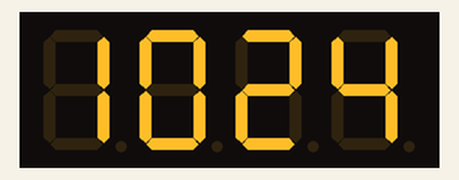
Recording of a sketch running on a simulated ESP8266 (NodeMCU). On the bench: 4-digit seven-segment display. WiFi joins after 1.5 s; servers stay silent unless stated; network time is answered at once with the bench clock; the local clock reads 2024-03-15 10:24:30 at power-on unless the sketch sets it; what the sketch prints to the serial monitor is not drawn.

Above: at 1.6 s.
At 128.7 s:
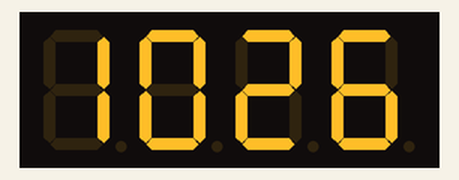

The sketch:

ntp_7segment_display.ino
```cpp
#include <NTPClient.h>
// change next line to use with another board/shield
#include <ESP8266WiFi.h>
//#include <WiFi.h> // for WiFi shield
//#include <WiFi101.h> // for WiFi 101 shield or MKR1000
#include <WiFiUdp.h>
#include <TM1637Display.h>

const char *ssid     = "SSID";
const char *password = "Password";

// Module connection pins (Digital Pins)
#define CLK D6
#define DIO D7

// The amount of time (in milliseconds) between tests
#define TEST_DELAY   1000

TM1637Display display(CLK, DIO);

WiFiUDP ntpUDP;

// Note the 19800 = 5.5 hrs X 3600 in the third argument.
// This is for IST.
NTPClient timeClient(ntpUDP,"europe.pool.ntp.org", 19800, 60000);

String timestr;
String hourStamp, minStamp, hourminStamp;
String minsec;

void setup(){
  Serial.begin(9600);

  WiFi.begin(ssid, password);

  while ( WiFi.status() != WL_CONNECTED ) {
    delay ( 500 );
    Serial.print ( "." );
  }

  timeClient.begin();
}

void loop() {

  timeClient.update();

  Serial.println(timeClient.getFormattedTime());
  timestr =   timeClient.getFormattedTime();
  int splitT = timestr.indexOf(":");
  hourStamp = timestr.substring(0, splitT);
  //Serial.print("Time ");
  //Serial.print (atoi(hourStamp.c_str()));
  minsec= timestr.substring ( splitT+1, timestr.length());
  //Serial.print (" minsec = ");
  //Serial.print ( minsec );
  splitT = minsec.indexOf(":");
  minStamp = minsec.substring(0, splitT);
  //Serial.print(" Min ");
  //Serial.println (atoi(minStamp.c_str()));
  hourminStamp = hourStamp + minStamp;
  Serial.println ( hourminStamp );
  display.setBrightness(0x0f);

  display.showNumberDec(atoi(hourminStamp.c_str()), true); // Expect: 0301
  delay ( TEST_DELAY);
  display.showNumberDecEx(atoi(hourminStamp.c_str()), (0x80 >> 1), true);

}
```
